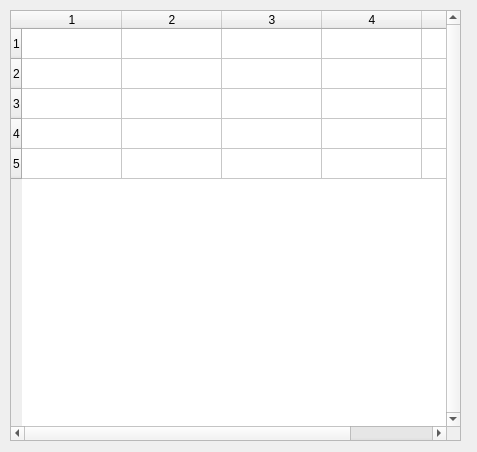
<?xml version="1.0" encoding="UTF-8"?>
<ui version="4.0">
 <class>CLogFileshow</class>
 <widget class="QWidget" name="CLogFileshow">
  <property name="geometry">
   <rect>
    <x>0</x>
    <y>0</y>
    <width>477</width>
    <height>452</height>
   </rect>
  </property>
  <property name="windowTitle">
   <string>Form</string>
  </property>
  <widget class="QTableWidget" name="tableWidget">
   <property name="geometry">
    <rect>
     <x>10</x>
     <y>10</y>
     <width>451</width>
     <height>431</height>
    </rect>
   </property>
   <property name="verticalScrollBarPolicy">
    <enum>Qt::ScrollBarAlwaysOn</enum>
   </property>
   <property name="horizontalScrollBarPolicy">
    <enum>Qt::ScrollBarAlwaysOn</enum>
   </property>
   <property name="autoScrollMargin">
    <number>5</number>
   </property>
   <property name="sortingEnabled">
    <bool>false</bool>
   </property>
   <property name="cornerButtonEnabled">
    <bool>false</bool>
   </property>
   <property name="rowCount">
    <number>5</number>
   </property>
   <property name="columnCount">
    <number>5</number>
   </property>
   <row/>
   <row/>
   <row/>
   <row/>
   <row/>
   <column/>
   <column/>
   <column/>
   <column/>
   <column/>
  </widget>
 </widget>
 <resources/>
 <connections/>
</ui>
